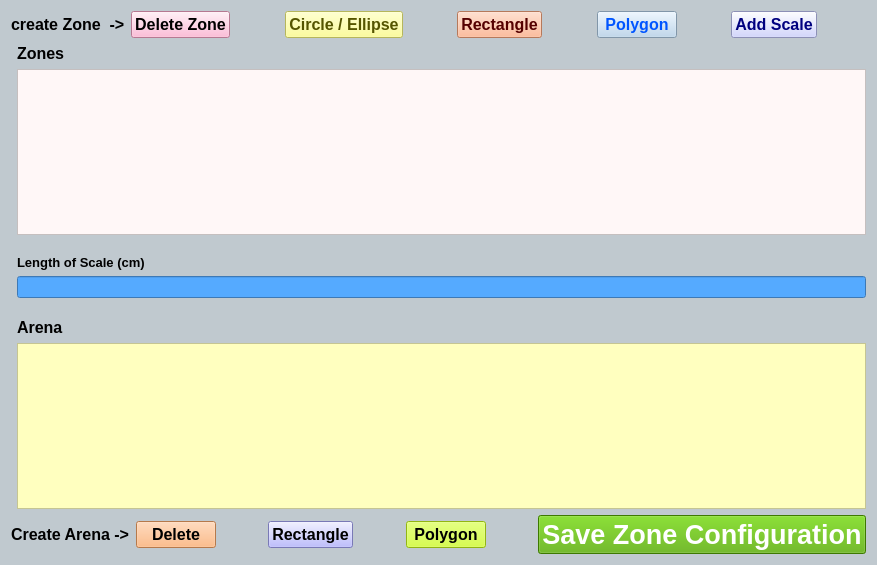
<?xml version="1.0" encoding="UTF-8"?>
<ui version="4.0">
 <class>Form</class>
 <widget class="QWidget" name="Form">
  <property name="geometry">
   <rect>
    <x>0</x>
    <y>0</y>
    <width>877</width>
    <height>565</height>
   </rect>
  </property>
  <property name="minimumSize">
   <size>
    <width>863</width>
    <height>557</height>
   </size>
  </property>
  <property name="windowTitle">
   <string>Form</string>
  </property>
  <property name="styleSheet">
   <string notr="true">background-color: rgb(192, 201, 207);</string>
  </property>
  <layout class="QGridLayout" name="gridLayout">
   <item row="0" column="0" colspan="2">
    <layout class="QHBoxLayout" name="horizontalLayout">
     <item>
      <widget class="QLabel" name="label">
       <property name="sizePolicy">
        <sizepolicy hsizetype="Preferred" vsizetype="Preferred">
         <horstretch>0</horstretch>
         <verstretch>0</verstretch>
        </sizepolicy>
       </property>
       <property name="font">
        <font>
         <pointsize>12</pointsize>
         <weight>75</weight>
         <bold>true</bold>
        </font>
       </property>
       <property name="text">
        <string>create Zone  -&gt;</string>
       </property>
      </widget>
     </item>
     <item>
      <widget class="QPushButton" name="pushButton_deleteZone">
       <property name="font">
        <font>
         <pointsize>12</pointsize>
         <weight>75</weight>
         <bold>true</bold>
        </font>
       </property>
       <property name="styleSheet">
        <string notr="true">background-color: rgb(255, 170, 205);</string>
       </property>
       <property name="text">
        <string>Delete Zone</string>
       </property>
      </widget>
     </item>
     <item>
      <spacer name="horizontalSpacer_12">
       <property name="orientation">
        <enum>Qt::Horizontal</enum>
       </property>
       <property name="sizeHint" stdset="0">
        <size>
         <width>40</width>
         <height>20</height>
        </size>
       </property>
      </spacer>
     </item>
     <item>
      <widget class="QPushButton" name="pushButton_CreateCircle">
       <property name="minimumSize">
        <size>
         <width>20</width>
         <height>0</height>
        </size>
       </property>
       <property name="font">
        <font>
         <family>Arial</family>
         <pointsize>12</pointsize>
         <weight>75</weight>
         <italic>false</italic>
         <bold>true</bold>
        </font>
       </property>
       <property name="styleSheet">
        <string notr="true">background-color: rgb(255, 255, 127);
color: rgb(85, 85, 0);</string>
       </property>
       <property name="text">
        <string>Circle / Ellipse</string>
       </property>
      </widget>
     </item>
     <item>
      <spacer name="horizontalSpacer_8">
       <property name="orientation">
        <enum>Qt::Horizontal</enum>
       </property>
       <property name="sizeHint" stdset="0">
        <size>
         <width>40</width>
         <height>20</height>
        </size>
       </property>
      </spacer>
     </item>
     <item>
      <widget class="QPushButton" name="pushButton_CreateRectangle">
       <property name="minimumSize">
        <size>
         <width>20</width>
         <height>0</height>
        </size>
       </property>
       <property name="font">
        <font>
         <family>Arial</family>
         <pointsize>12</pointsize>
         <weight>75</weight>
         <italic>false</italic>
         <bold>true</bold>
        </font>
       </property>
       <property name="styleSheet">
        <string notr="true">background-color: rgb(255, 170, 127);
color: rgb(85, 0, 0);</string>
       </property>
       <property name="text">
        <string>Rectangle</string>
       </property>
      </widget>
     </item>
     <item>
      <spacer name="horizontalSpacer_9">
       <property name="orientation">
        <enum>Qt::Horizontal</enum>
       </property>
       <property name="sizeHint" stdset="0">
        <size>
         <width>40</width>
         <height>20</height>
        </size>
       </property>
      </spacer>
     </item>
     <item>
      <widget class="QPushButton" name="pushButton_CreatePolygon">
       <property name="minimumSize">
        <size>
         <width>20</width>
         <height>0</height>
        </size>
       </property>
       <property name="font">
        <font>
         <family>Arial</family>
         <pointsize>12</pointsize>
         <weight>75</weight>
         <italic>false</italic>
         <bold>true</bold>
        </font>
       </property>
       <property name="styleSheet">
        <string notr="true">background-color: rgb(181, 210, 236);
color: rgb(0, 85, 255);</string>
       </property>
       <property name="text">
        <string>Polygon</string>
       </property>
      </widget>
     </item>
     <item>
      <spacer name="horizontalSpacer_11">
       <property name="orientation">
        <enum>Qt::Horizontal</enum>
       </property>
       <property name="sizeHint" stdset="0">
        <size>
         <width>40</width>
         <height>20</height>
        </size>
       </property>
      </spacer>
     </item>
     <item>
      <widget class="QPushButton" name="pushButton_AddScale">
       <property name="minimumSize">
        <size>
         <width>20</width>
         <height>0</height>
        </size>
       </property>
       <property name="font">
        <font>
         <family>Arial</family>
         <pointsize>12</pointsize>
         <weight>75</weight>
         <italic>false</italic>
         <bold>true</bold>
        </font>
       </property>
       <property name="styleSheet">
        <string notr="true">background-color: rgb(198, 202, 255);
color: rgb(0, 0, 127);</string>
       </property>
       <property name="text">
        <string>Add Scale</string>
       </property>
      </widget>
     </item>
     <item>
      <spacer name="horizontalSpacer_10">
       <property name="orientation">
        <enum>Qt::Horizontal</enum>
       </property>
       <property name="sizeHint" stdset="0">
        <size>
         <width>40</width>
         <height>20</height>
        </size>
       </property>
      </spacer>
     </item>
    </layout>
   </item>
   <item row="1" column="0">
    <layout class="QHBoxLayout" name="horizontalLayout_4">
     <property name="spacing">
      <number>0</number>
     </property>
     <property name="sizeConstraint">
      <enum>QLayout::SetFixedSize</enum>
     </property>
     <property name="rightMargin">
      <number>0</number>
     </property>
    </layout>
   </item>
   <item row="1" column="1">
    <layout class="QVBoxLayout" name="verticalLayout">
     <property name="sizeConstraint">
      <enum>QLayout::SetDefaultConstraint</enum>
     </property>
     <item>
      <widget class="QLabel" name="label_2">
       <property name="font">
        <font>
         <pointsize>12</pointsize>
         <weight>75</weight>
         <bold>true</bold>
        </font>
       </property>
       <property name="text">
        <string>Zones</string>
       </property>
      </widget>
     </item>
     <item>
      <widget class="QListWidget" name="listWidget_ZoneList">
       <property name="minimumSize">
        <size>
         <width>0</width>
         <height>0</height>
        </size>
       </property>
       <property name="maximumSize">
        <size>
         <width>16777215</width>
         <height>16777215</height>
        </size>
       </property>
       <property name="font">
        <font>
         <pointsize>12</pointsize>
         <weight>75</weight>
         <bold>true</bold>
        </font>
       </property>
       <property name="mouseTracking">
        <bool>true</bool>
       </property>
       <property name="tabletTracking">
        <bool>true</bool>
       </property>
       <property name="acceptDrops">
        <bool>true</bool>
       </property>
       <property name="autoFillBackground">
        <bool>true</bool>
       </property>
       <property name="styleSheet">
        <string notr="true">background-color: rgb(255, 247, 247);</string>
       </property>
       <property name="tabKeyNavigation">
        <bool>true</bool>
       </property>
       <property name="dragEnabled">
        <bool>true</bool>
       </property>
       <property name="dragDropOverwriteMode">
        <bool>true</bool>
       </property>
       <property name="spacing">
        <number>1</number>
       </property>
       <property name="viewMode">
        <enum>QListView::ListMode</enum>
       </property>
      </widget>
     </item>
     <item>
      <spacer name="verticalSpacer_9">
       <property name="orientation">
        <enum>Qt::Vertical</enum>
       </property>
       <property name="sizeHint" stdset="0">
        <size>
         <width>20</width>
         <height>40</height>
        </size>
       </property>
      </spacer>
     </item>
     <item>
      <widget class="QLabel" name="label_4">
       <property name="font">
        <font>
         <pointsize>10</pointsize>
         <weight>75</weight>
         <bold>true</bold>
        </font>
       </property>
       <property name="text">
        <string>Length of Scale (cm)</string>
       </property>
      </widget>
     </item>
     <item>
      <widget class="QLineEdit" name="lineEdit_ScaleLength">
       <property name="styleSheet">
        <string notr="true">background-color: rgb(85, 170, 255);
color: rgb(0, 0, 0);</string>
       </property>
      </widget>
     </item>
     <item>
      <spacer name="verticalSpacer">
       <property name="orientation">
        <enum>Qt::Vertical</enum>
       </property>
       <property name="sizeHint" stdset="0">
        <size>
         <width>20</width>
         <height>40</height>
        </size>
       </property>
      </spacer>
     </item>
     <item>
      <widget class="QLabel" name="label_3">
       <property name="font">
        <font>
         <pointsize>12</pointsize>
         <weight>75</weight>
         <bold>true</bold>
        </font>
       </property>
       <property name="text">
        <string>Arena</string>
       </property>
      </widget>
     </item>
     <item>
      <widget class="QListWidget" name="listWidget_ArenaList">
       <property name="mouseTracking">
        <bool>true</bool>
       </property>
       <property name="tabletTracking">
        <bool>true</bool>
       </property>
       <property name="styleSheet">
        <string notr="true">background-color: rgb(255, 255, 191);</string>
       </property>
       <property name="selectionMode">
        <enum>QAbstractItemView::ExtendedSelection</enum>
       </property>
      </widget>
     </item>
    </layout>
   </item>
   <item row="2" column="0" colspan="2">
    <layout class="QHBoxLayout" name="horizontalLayout_3">
     <item>
      <layout class="QHBoxLayout" name="horizontalLayout_2">
       <item>
        <widget class="QLabel" name="label_5">
         <property name="font">
          <font>
           <pointsize>12</pointsize>
           <weight>75</weight>
           <bold>true</bold>
          </font>
         </property>
         <property name="text">
          <string>Create Arena -&gt;</string>
         </property>
        </widget>
       </item>
       <item>
        <widget class="QPushButton" name="pushButton_deleteArena">
         <property name="font">
          <font>
           <pointsize>12</pointsize>
           <weight>75</weight>
           <bold>true</bold>
          </font>
         </property>
         <property name="styleSheet">
          <string notr="true">background-color: rgb(255, 170, 105);</string>
         </property>
         <property name="text">
          <string>Delete</string>
         </property>
        </widget>
       </item>
       <item>
        <spacer name="horizontalSpacer_3">
         <property name="orientation">
          <enum>Qt::Horizontal</enum>
         </property>
         <property name="sizeHint" stdset="0">
          <size>
           <width>40</width>
           <height>20</height>
          </size>
         </property>
        </spacer>
       </item>
       <item>
        <widget class="QPushButton" name="pushButton_ArenaRectangle">
         <property name="font">
          <font>
           <pointsize>12</pointsize>
           <weight>75</weight>
           <bold>true</bold>
          </font>
         </property>
         <property name="styleSheet">
          <string notr="true">
background-color: rgb(170, 170, 255);</string>
         </property>
         <property name="text">
          <string>Rectangle</string>
         </property>
        </widget>
       </item>
       <item>
        <spacer name="horizontalSpacer_2">
         <property name="orientation">
          <enum>Qt::Horizontal</enum>
         </property>
         <property name="sizeHint" stdset="0">
          <size>
           <width>40</width>
           <height>20</height>
          </size>
         </property>
        </spacer>
       </item>
       <item>
        <widget class="QPushButton" name="pushButton_ArenaPolygon">
         <property name="font">
          <font>
           <pointsize>12</pointsize>
           <weight>75</weight>
           <bold>true</bold>
          </font>
         </property>
         <property name="styleSheet">
          <string notr="true">background-color: rgb(205, 255, 25);</string>
         </property>
         <property name="text">
          <string>Polygon</string>
         </property>
        </widget>
       </item>
       <item>
        <spacer name="horizontalSpacer">
         <property name="orientation">
          <enum>Qt::Horizontal</enum>
         </property>
         <property name="sizeHint" stdset="0">
          <size>
           <width>40</width>
           <height>20</height>
          </size>
         </property>
        </spacer>
       </item>
       <item>
        <widget class="QPushButton" name="pushButton_SaveZoneConfig">
         <property name="font">
          <font>
           <pointsize>20</pointsize>
           <weight>75</weight>
           <bold>true</bold>
          </font>
         </property>
         <property name="styleSheet">
          <string notr="true">background-color: rgb(85, 170, 0);
color: rgb(255, 255, 255);</string>
         </property>
         <property name="text">
          <string>Save Zone Configuration</string>
         </property>
        </widget>
       </item>
      </layout>
     </item>
    </layout>
   </item>
  </layout>
 </widget>
 <resources/>
 <connections/>
</ui>
